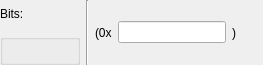
<?xml version="1.0" encoding="UTF-8"?>
<ui version="4.0">
 <class>BitmaskValueFieldWidget</class>
 <widget class="QWidget" name="BitmaskValueFieldWidget">
  <property name="geometry">
   <rect>
    <x>0</x>
    <y>0</y>
    <width>263</width>
    <height>65</height>
   </rect>
  </property>
  <property name="windowTitle">
   <string>Bitmask Value Field</string>
  </property>
  <layout class="QHBoxLayout" name="horizontalLayout_3">
   <property name="leftMargin">
    <number>0</number>
   </property>
   <property name="topMargin">
    <number>0</number>
   </property>
   <property name="rightMargin">
    <number>0</number>
   </property>
   <property name="bottomMargin">
    <number>0</number>
   </property>
   <item>
    <widget class="QWidget" name="m_valueWidget" native="true">
     <layout class="QVBoxLayout" name="verticalLayout">
      <property name="leftMargin">
       <number>0</number>
      </property>
      <property name="topMargin">
       <number>0</number>
      </property>
      <property name="rightMargin">
       <number>0</number>
      </property>
      <property name="bottomMargin">
       <number>0</number>
      </property>
      <item>
       <layout class="QHBoxLayout" name="horizontalLayout">
        <item>
         <widget class="QLabel" name="m_nameLabel">
          <property name="text">
           <string>Bits:</string>
          </property>
         </widget>
        </item>
        <item>
         <spacer name="horizontalSpacer">
          <property name="orientation">
           <enum>Qt::Horizontal</enum>
          </property>
          <property name="sizeHint" stdset="0">
           <size>
            <width>40</width>
            <height>20</height>
           </size>
          </property>
         </spacer>
        </item>
       </layout>
      </item>
      <item>
       <widget class="QGroupBox" name="m_checkboxesGroupBox">
        <property name="title">
         <string/>
        </property>
        <layout class="QVBoxLayout" name="m_checkboxesLayout"/>
       </widget>
      </item>
     </layout>
    </widget>
   </item>
   <item>
    <widget class="Line" name="m_sepLine">
     <property name="orientation">
      <enum>Qt::Vertical</enum>
     </property>
    </widget>
   </item>
   <item>
    <widget class="QWidget" name="m_serValueWidget" native="true">
     <layout class="QHBoxLayout" name="horizontalLayout_2">
      <property name="spacing">
       <number>6</number>
      </property>
      <property name="leftMargin">
       <number>0</number>
      </property>
      <property name="topMargin">
       <number>0</number>
      </property>
      <property name="rightMargin">
       <number>0</number>
      </property>
      <property name="bottomMargin">
       <number>0</number>
      </property>
      <item>
       <widget class="QLabel" name="m_serFrontLabel">
        <property name="text">
         <string>(0x</string>
        </property>
       </widget>
      </item>
      <item>
       <widget class="QLineEdit" name="m_serValueLineEdit"/>
      </item>
      <item>
       <widget class="QLabel" name="m_serBackLabel">
        <property name="text">
         <string>)</string>
        </property>
       </widget>
      </item>
      <item>
       <spacer name="horizontalSpacer_2">
        <property name="orientation">
         <enum>Qt::Horizontal</enum>
        </property>
        <property name="sizeHint" stdset="0">
         <size>
          <width>27</width>
          <height>24</height>
         </size>
        </property>
       </spacer>
      </item>
     </layout>
    </widget>
   </item>
  </layout>
 </widget>
 <resources/>
 <connections/>
</ui>
